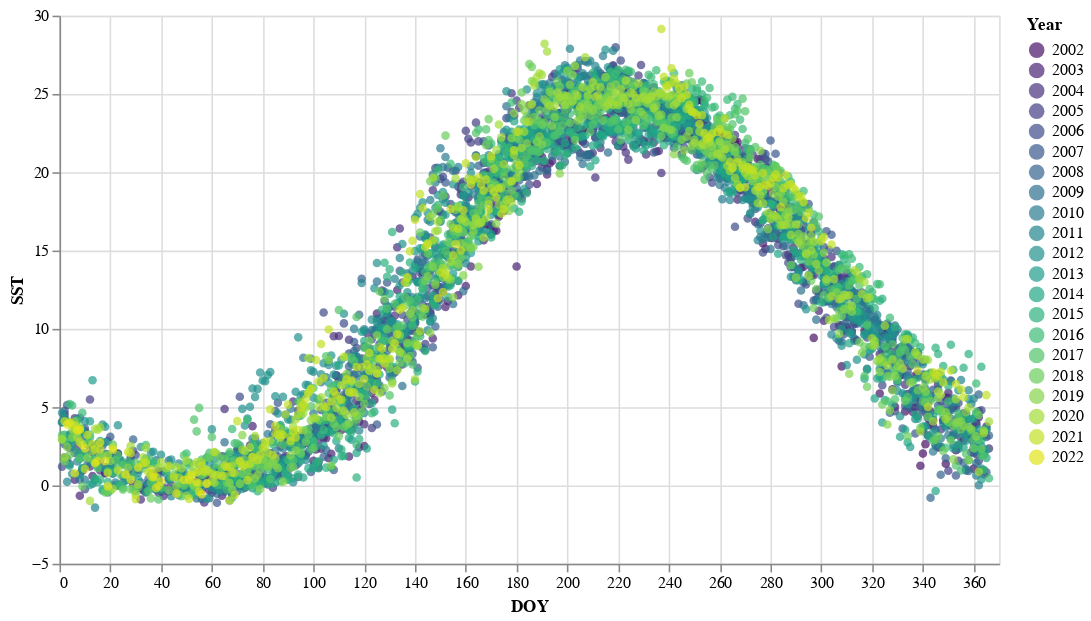

Notebook code for this chart:
### Markdown cell above
### Altair

The matplotlib chart we created is nice, but it is only presenting some of the information we have because it is not separating out the different years. Let's try another chart with Altair where we plot different years in different colours.

### Code cell
# Set the chart base up
base = alt.Chart(sst_df).encode(
    # set x-axis with DOY (see explanation of Q in comments below)
    # the scale specifies the range of our x-axis
    x=alt.X('DOY:Q', scale=alt.Scale(domain=[0, 370])),
    # set y-axis as SST and set range from -5 to 30
    y=alt.Y('SST:Q', scale=alt.Scale(domain=[-5, 30])),
    # Change the point colours by Year value using the viridis colour scheme
    color=alt.Color('Year:O', scale=alt.Scale(scheme='viridis')))

# add the points to the map as circles
points = base.mark_circle()

# set overall properties
(points).properties(width=600, height=350)

## Note: Altair uses Q and O to specify the kind of data
# Q = quantitative, or continuous data (like SST)
# O = ordinal, or categorical data (like Year)

### Figure 1 — Vega-Lite specification as saved in the notebook (floating-point values rounded to 4 significant figures; data arrays with more than 128 entries replaced by an {"elided": "..."} marker saying what was removed)
{"config": {"view": {"continuousWidth": 300, "continuousHeight": 300}}, "data": {"name": "data-bcaaf8fbffd9c079434f6a2b8c7a1f3c"}, "mark": {"type": "circle"}, "encoding": {"color": {"field": "Year", "scale": {"scheme": "viridis"}, "type": "ordinal"}, "x": {"field": "DOY", "scale": {"domain": [0, 370]}, "type": "quantitative"}, "y": {"field": "SST", "scale": {"domain": [-5, 30]}, "type": "quantitative"}}, "height": 350, "width": 600, "$schema": "https://vega.github.io/schema/vega-lite/v5.20.1.json", "datasets": {"data-bcaaf8fbffd9c079434f6a2b8c7a1f3c": {"elided": "4984 records"}}}
